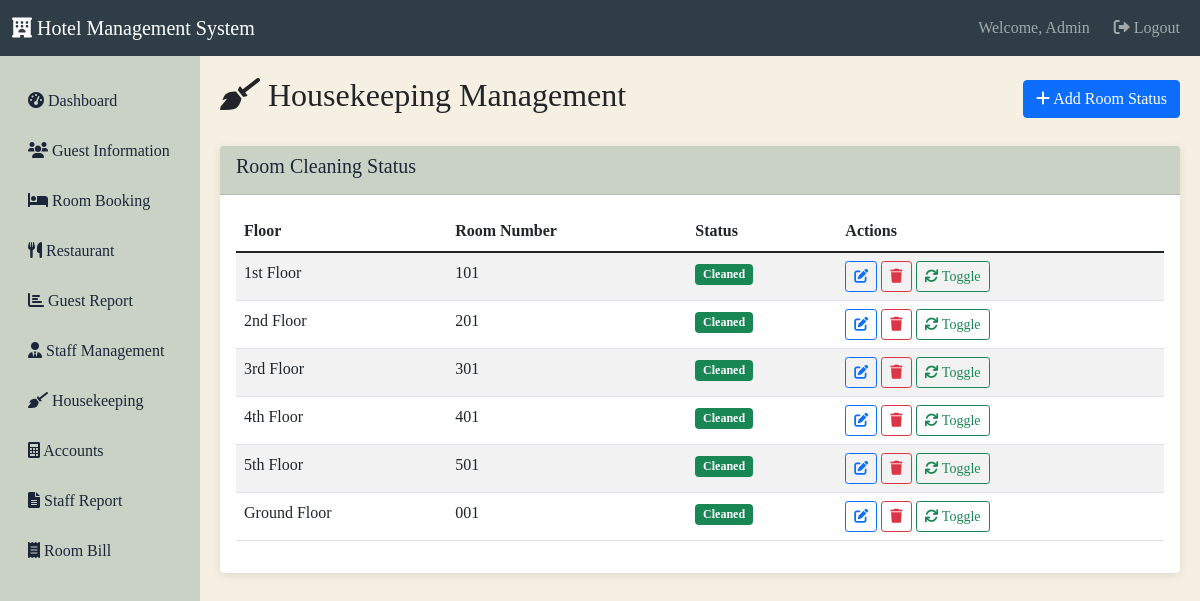
Page /housekeeping/ (signed in) on the committed database.
### tables this page shows
CREATE TABLE admin_emp (
            id INTEGER PRIMARY KEY AUTOINCREMENT,
            name TEXT NOT NULL,
            emp_id TEXT UNIQUE NOT NULL,
            department TEXT NOT NULL,
            type TEXT NOT NULL,
            password TEXT NOT NULL
        );

CREATE TABLE housekeeping (
            id INTEGER PRIMARY KEY AUTOINCREMENT,
            floor TEXT NOT NULL,
            room_number TEXT NOT NULL,
            status TEXT NOT NULL
        );

### routes/housekeeping.py (the view)
@housekeeping_bp.route('/')
@login_required
def index():
    conn = get_db()
    cursor = conn.cursor()
    cursor.execute('SELECT * FROM housekeeping ORDER BY floor, room_number')
    rooms = cursor.fetchall()
    conn.close()
    return render_template('housekeeping/index.html', rooms=rooms)

### app.py (called while the page is built)
@login_manager.user_loader
def load_user(user_id):
    from models import User
    return User.get(user_id)

### database.py (called while the page is built)
def get_db():
    conn = sqlite3.connect(Config.DATABASE_PATH)
    conn.row_factory = sqlite3.Row
    return conn

### models.py (called while the page is built)
    @staticmethod
    def get(user_id):
        conn = get_db()
        cursor = conn.cursor()
        cursor.execute('SELECT * FROM admin_emp WHERE id = ?', (user_id,))
        user_data = cursor.fetchone()
        conn.close()
        if user_data:
            return User(
                id=user_data['id'],
                name=user_data['name'],
                emp_id=user_data['emp_id'],
                department=user_data['department'],
                user_type=user_data['type']
            )
        return None

### templates/housekeeping/index.html (shortened to what this page needs)
{% extends "base.html" %}
{% block content %}
<div class="d-flex justify-content-between align-items-center mb-4">
    <h2><i class="fas fa-broom"></i> Housekeeping Management</h2>
    <a href="{{ url_for('housekeeping.add') }}" class="btn btn-primary">
        <i class="fas fa-plus"></i> Add Room Status
    </a>
</div>
<div class="card">
    <div class="card-header">
        <h5>Room Cleaning Status</h5>
    </div>
    <div class="card-body">
        <div class="table-responsive">
            <table class="table table-striped">
                <thead>
                    <tr>
                        <th>Floor</th>
                        <th>Room Number</th>
                        <th>Status</th>
                        <th>Actions</th>
                    </tr>
                </thead>
                <tbody>
                    {% for room in rooms %}
                    <tr>
                        <td>{{ room.floor }}</td>
                        <td>{{ room.room_number }}</td>
                        <td>
                            <span class="badge {% if room.status == 'Cleaned' %}bg-success{% else %}bg-warning{% endif %}">
                                {{ room.status }}
                            </span>
                        </td>
                        <td>
                            <a href="{{ url_for('housekeeping.edit', room_id=room.id) }}" class="btn btn-sm btn-outline-primary">
                                <i class="fas fa-edit"></i>
                            </a>
                            <a href="{{ url_for('housekeeping.delete', room_id=room.id) }}"
                               class="btn btn-sm btn-outline-danger"
                               onclick="return confirm('Are you sure you want to delete this record?')">
                                <i class="fas fa-trash"></i>
                            </a>
                            <button class="btn btn-sm btn-outline-success" onclick="toggleStatus({{ room.id }}, '{{ room.status }}')">
                                <i class="fas fa-sync"></i> Toggle
                            </button>
                        </td>
                    </tr>
                    {% else %}
                    <tr>
                        <td colspan="4" class="text-center">No room status records found</td>
                    </tr>
                    {% endfor %}
                </tbody>
            </table>
        </div>
    </div>
</div>
{% endblock %}

### templates/base.html (shortened to what this page needs)
<!DOCTYPE html>
<html lang="en">
<head>
    <link href="https://cdn.jsdelivr.net/npm/bootstrap@5.1.3/dist/css/bootstrap.min.css" rel="stylesheet">
    <link href="https://cdnjs.cloudflare.com/ajax/libs/font-awesome/6.0.0/css/all.min.css" rel="stylesheet">
</head>
<body>
    <nav class="navbar navbar-expand-lg navbar-dark">
        <div class="container-fluid">
            <a class="navbar-brand" href="{{ url_for('main.dashboard') }}">
                <i class="fas fa-hotel"></i> Hotel Management System
            </a>
            {% if current_user.is_authenticated %}
            <div class="navbar-nav ms-auto">
                <span class="navbar-text me-3">Welcome, {{ current_user.name }}</span>
                <a class="nav-link" href="{{ url_for('auth.logout') }}">
                    <i class="fas fa-sign-out-alt"></i> Logout
                </a>
            </div>
            {% else %}
            <div class="navbar-nav ms-auto">
                <a class="nav-link" href="{{ url_for('auth.login') }}">
                    <i class="fas fa-sign-in-alt"></i> Login
                </a>
            </div>
            {% endif %}
        </div>
    </nav>
    <div class="container-fluid">
        <div class="row">
            {% if current_user.is_authenticated %}
            <nav class="col-md-2 sidebar">
                <div class="nav flex-column">
                    <a class="nav-link" href="{{ url_for('main.dashboard') }}">
                        <i class="fas fa-tachometer-alt"></i> Dashboard
                    </a>
                    <a class="nav-link" href="{{ url_for('guest.index') }}">
                        <i class="fas fa-users"></i> Guest Information
                    </a>
                    <a class="nav-link" href="{{ url_for('room.booking') }}">
                        <i class="fas fa-bed"></i> Room Booking
                    </a>
                    <a class="nav-link" href="{{ url_for('restaurant.index') }}">
                        <i class="fas fa-utensils"></i> Restaurant
                    </a>
                    <a class="nav-link" href="{{ url_for('report.guest_report') }}">
                        <i class="fas fa-chart-bar"></i> Guest Report
                    </a>
                    {% if session.user_type == 'Admin' %}
                    <a class="nav-link" href="{{ url_for('staff.index') }}">
                        <i class="fas fa-user-tie"></i> Staff Management
                    </a>
                    {% endif %}
                    <a class="nav-link" href="{{ url_for('housekeeping.index') }}">
                        <i class="fas fa-broom"></i> Housekeeping
                    </a>
                    <a class="nav-link" href="{{ url_for('account.index') }}">
                        <i class="fas fa-calculator"></i> Accounts
                    </a>
                    {% if session.user_type == 'Admin' %}
                    <a class="nav-link" href="{{ url_for('report.staff_report') }}">
                        <i class="fas fa-file-alt"></i> Staff Report
                    </a>
                    {% endif %}
                    <a class="nav-link" href="{{ url_for('room.bill') }}">
                        <i class="fas fa-receipt"></i> Room Bill
                    </a>
                </div>
            </nav>
            <main class="col-md-10 content">
            {% else %}
            <main class="col-12 content">
            {% endif %}
                {% block content %}{% endblock %}
            </main>
        </div>
    </div>
</body>
</html>

### templates/base.html (style rules this page uses)
:root { --primary-color: #2f3e46; --secondary-color: #cad2c5; --accent-color: #f5f0e1; --text-color: #1b263b; }
body { background-color: var(--accent-color); font-family: 'Times New Roman', serif; }
.navbar { background-color: var(--primary-color) !important; }
.sidebar { background-color: var(--secondary-color); min-height: calc(100vh - 56px); padding-top: 20px; }
.sidebar .nav-link { color: var(--text-color); margin: 5px 0; border-radius: 5px; }
.content { padding: 20px; }
.card { border: none; box-shadow: 0 2px 10px rgba(0,0,0,0.1); }
.card-header { background-color: var(--secondary-color); color: var(--text-color); font-weight: bold; }

### rows in the picture
admin_emp: name "Admin"
housekeeping: floor "1st Floor", room_number "101", status "Cleaned"
housekeeping: floor "2nd Floor", room_number "201", status "Cleaned"
housekeeping: floor "3rd Floor", room_number "301", status "Cleaned"
housekeeping: floor "4th Floor", room_number "401", status "Cleaned"
housekeeping: floor "5th Floor", room_number "501", status "Cleaned"
housekeeping: floor "Ground Floor", room_number "001", status "Cleaned"
